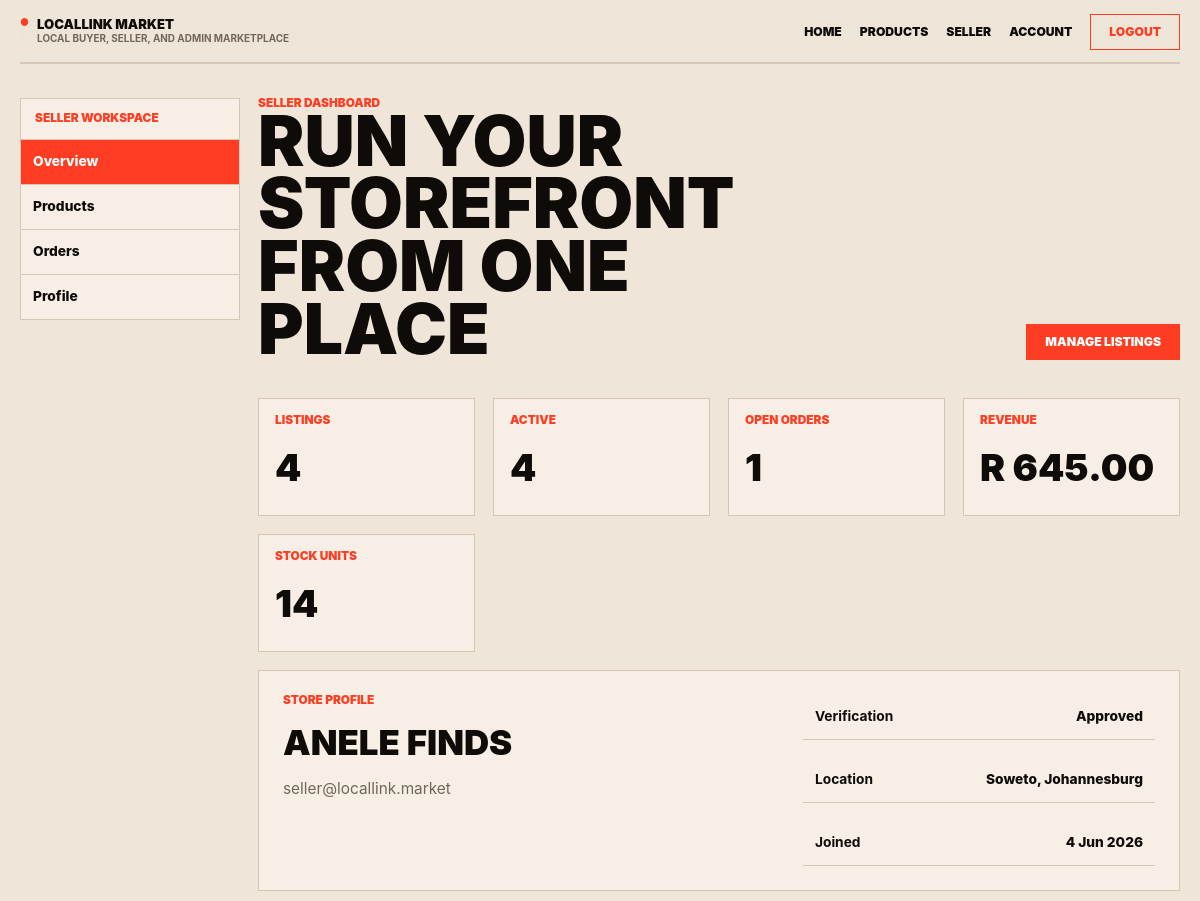
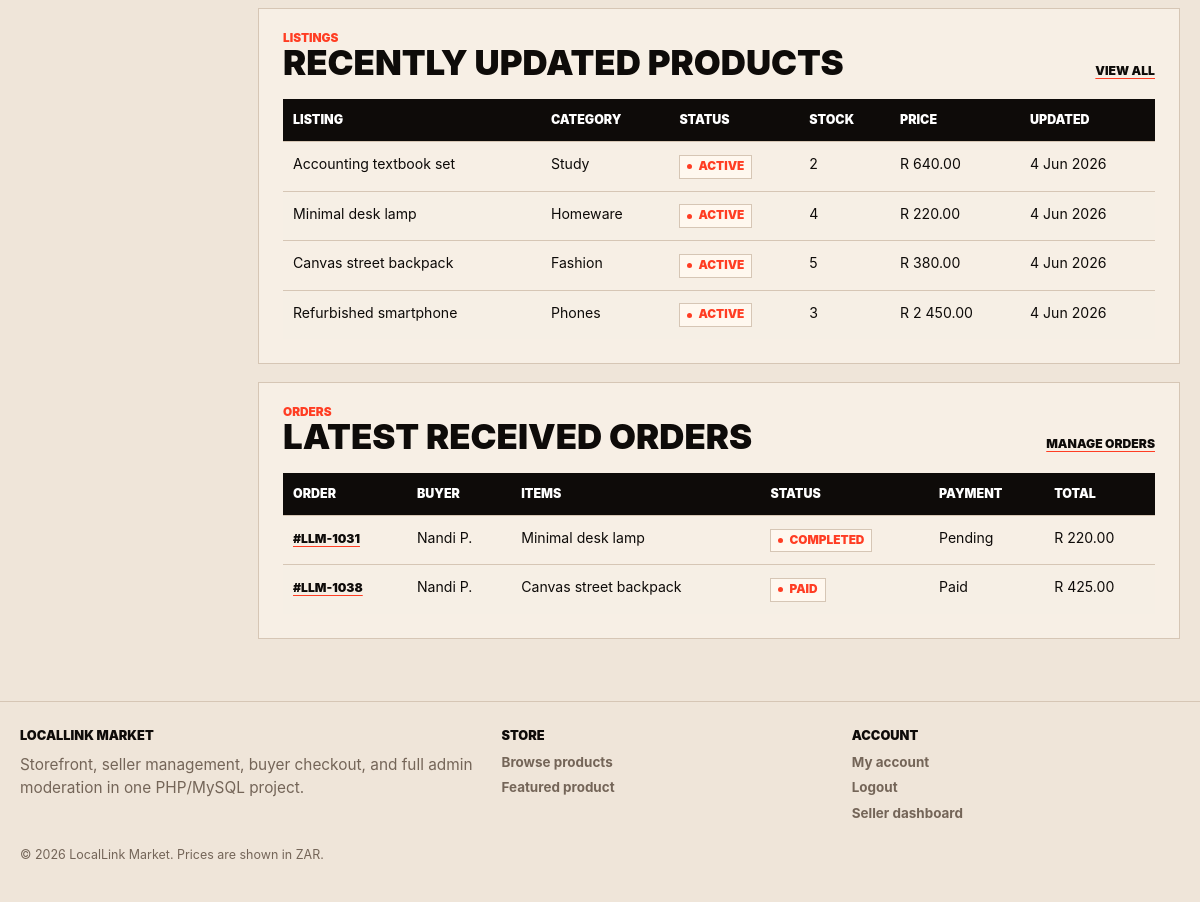
The app's page /seller-dashboard.php (signed in) with its own data (2 pictures, top to bottom).
### tables this page shows
CREATE TABLE IF NOT EXISTS users (
  id INT UNSIGNED AUTO_INCREMENT PRIMARY KEY,
  full_name VARCHAR(120) NOT NULL,
  email VARCHAR(150) NOT NULL UNIQUE,
  password_hash VARCHAR(255) NOT NULL,
  role ENUM('buyer', 'seller', 'admin') NOT NULL DEFAULT 'buyer',
  status ENUM('active', 'disabled') NOT NULL DEFAULT 'active',
  is_admin TINYINT(1) NOT NULL DEFAULT 0,
  last_login_at TIMESTAMP NULL DEFAULT NULL,
  created_at TIMESTAMP DEFAULT CURRENT_TIMESTAMP
);

CREATE TABLE IF NOT EXISTS products (
  id INT UNSIGNED AUTO_INCREMENT PRIMARY KEY,
  seller_id INT UNSIGNED DEFAULT NULL,
  category_id INT UNSIGNED NOT NULL,
  title VARCHAR(150) NOT NULL,
  description TEXT NOT NULL,
  price DECIMAL(10,2) NOT NULL,
  stock INT UNSIGNED NOT NULL DEFAULT 0,
  status ENUM('active', 'inactive', 'pending_review', 'archived') NOT NULL DEFAULT 'active',
  image_path VARCHAR(255) DEFAULT NULL,
  created_at TIMESTAMP DEFAULT CURRENT_TIMESTAMP,
  updated_at TIMESTAMP DEFAULT CURRENT_TIMESTAMP ON UPDATE CURRENT_TIMESTAMP,
  CONSTRAINT fk_products_category
    FOREIGN KEY (category_id) REFERENCES categories(id),
  CONSTRAINT fk_products_seller
    FOREIGN KEY (seller_id) REFERENCES users(id)
    ON DELETE SET NULL
);

CREATE TABLE IF NOT EXISTS categories (
  id INT UNSIGNED AUTO_INCREMENT PRIMARY KEY,
  name VARCHAR(100) NOT NULL UNIQUE
);

CREATE TABLE IF NOT EXISTS orders (
  id INT UNSIGNED AUTO_INCREMENT PRIMARY KEY,
  order_number VARCHAR(20) NOT NULL UNIQUE,
  user_id INT UNSIGNED NOT NULL,
  seller_id INT UNSIGNED DEFAULT NULL,
  status ENUM('pending', 'paid', 'processing', 'ready', 'completed', 'cancelled') NOT NULL DEFAULT 'pending',
  payment_status ENUM('pending', 'awaiting_confirmation', 'paid', 'failed') NOT NULL DEFAULT 'pending',
  subtotal_amount DECIMAL(10,2) NOT NULL DEFAULT 0.00,
  delivery_fee DECIMAL(10,2) NOT NULL DEFAULT 0.00,
  total_amount DECIMAL(10,2) NOT NULL,
  delivery_method ENUM('collection', 'standard_delivery', 'express_delivery') NOT NULL DEFAULT 'collection',
  buyer_note TEXT DEFAULT NULL,
  created_at TIMESTAMP DEFAULT CURRENT_TIMESTAMP,
  updated_at TIMESTAMP DEFAULT CURRENT_TIMESTAMP ON UPDATE CURRENT_TIMESTAMP,
  CONSTRAINT fk_orders_user
    FOREIGN KEY (user_id) REFERENCES users(id)
    ON DELETE CASCADE,
  CONSTRAINT fk_orders_seller
    FOREIGN KEY (seller_id) REFERENCES users(id)
    ON DELETE SET NULL
);

### seller-dashboard.php (the view, shortened to what the rows shown need)
<?php
require __DIR__ . '/includes/seller_tools.php';
$sellerUser = seller_require_account();
$sellerStats = seller_get_dashboard_stats($sellerUser);
$recentProducts = seller_get_products_for_user($sellerUser, ['limit' => 4]);
$recentOrders = seller_get_orders_for_user($sellerUser, ['limit' => 5]);
require __DIR__ . '/includes/header.php';
?>
<section class="page section dashboard">
  <div class="stack">
    <div class="section-head">
      <div>
        <h1>Run your storefront from one place</h1>
      </div>
    </div>
    <div class="card split info-card">
      <div class="stack">
        <p class="eyebrow">Store profile</p>
        <h2><?php echo htmlspecialchars($sellerUser['seller_display_name']); ?></h2>
        <p><?php echo htmlspecialchars((string) $sellerUser['email']); ?></p>
      </div>
    </div>
    <section class="card table-card">
      <div class="section-head">
        <div>
          <h2>Recently updated products</h2>
        </div>
      </div>
      <table>
        <thead>
          <tr><th>Listing</th><th>Category</th><th>Status</th><th>Stock</th><th>Price</th><th>Updated</th></tr>
        </thead>
        <tbody>
          <?php if ($recentProducts === []): ?>
            <tr><td colspan="6">No listings yet. Add your first product from the seller products page.</td></tr>
          <?php else: ?>
            <?php foreach ($recentProducts as $product): ?>
              <tr>
                <td><?php echo htmlspecialchars($product['title']); ?></td>
                <td><?php echo htmlspecialchars($product['category']); ?></td>
                <td><span class="badge"><?php echo htmlspecialchars($product['status']); ?></span></td>
                <td><?php echo (int) $product['stock']; ?></td>
                <td><?php echo htmlspecialchars($product['price']); ?></td>
                <td><?php echo htmlspecialchars($product['updated_on']); ?></td>
              </tr>
            <?php endforeach; ?>
          <?php endif; ?>
        </tbody>
      </table>
    </section>
    <section class="card table-card">
      <div class="section-head">
        <div>
          <h2>Latest received orders</h2>
        </div>
      </div>
      <table>
        <thead>
          <tr><th>Order</th><th>Buyer</th><th>Items</th><th>Status</th><th>Payment</th><th>Total</th></tr>
        </thead>
        <tbody>
          <?php if ($recentOrders === []): ?>
            <tr><td colspan="6">No orders have reached this seller account yet.</td></tr>
          <?php else: ?>
            <?php foreach ($recentOrders as $order): ?>
              <tr>
                <td><a class="text-link" href="<?php echo htmlspecialchars(app_url('seller-order.php?id=' . $order['id'])); ?>"><?php echo htmlspecialchars($order['code']); ?></a></td>
                <td><?php echo htmlspecialchars($order['buyer_name']); ?></td>
                <td><?php echo htmlspecialchars($order['item_summary']); ?></td>
                <td><span class="badge"><?php echo htmlspecialchars($order['status']); ?></span></td>
                <td><?php echo htmlspecialchars($order['payment_status']); ?></td>
                <td><?php echo htmlspecialchars($order['total']); ?></td>
              </tr>
            <?php endforeach; ?>
          <?php endif; ?>
        </tbody>
      </table>
    </section>
  </div>
</section>
<?php require __DIR__ . '/includes/footer.php'; ?>

### records on screen
users: email "seller@locallink.market"
products: title "Accounting textbook set", category.name "Study", status "ACTIVE", stock "2", price "R 640.00", updated_on "4 Jun 2026"
products: title "Minimal desk lamp", category.name "Homeware", status "ACTIVE", stock "4", price "R 220.00", updated_on "4 Jun 2026"
products: title "Canvas street backpack", category.name "Fashion", status "ACTIVE", stock "5", price "R 380.00", updated_on "4 Jun 2026"
products: title "Refurbished smartphone", category.name "Phones", status "ACTIVE", stock "3", price "R 2 450.00", updated_on "4 Jun 2026"
orders: code "#LLM-1031", buyer_name "Nandi P.", item_summary "Minimal desk lamp", status "COMPLETED", payment_status "Pending", total "R 220.00"
orders: code "#LLM-1038", buyer_name "Nandi P.", item_summary "Canvas street backpack", status "PAID", payment_status "Paid", total "R 425.00"

### other values on screen
$item['label'] "Overview"
$item['label'] "Products"
$item['label'] "Orders"
$item['label'] "Profile"
$stat['label'] "LISTINGS"
$stat['value'] "4"
$stat['label'] "ACTIVE"
$stat['label'] "OPEN ORDERS"
$stat['value'] "1"
$stat['label'] "REVENUE"
$stat['value'] "R 645.00"
$stat['label'] "STOCK UNITS"
$stat['value'] "14"
$sellerUser['seller_display_name'] "ANELE FINDS"
$sellerUser['verification_label'] "Approved"
